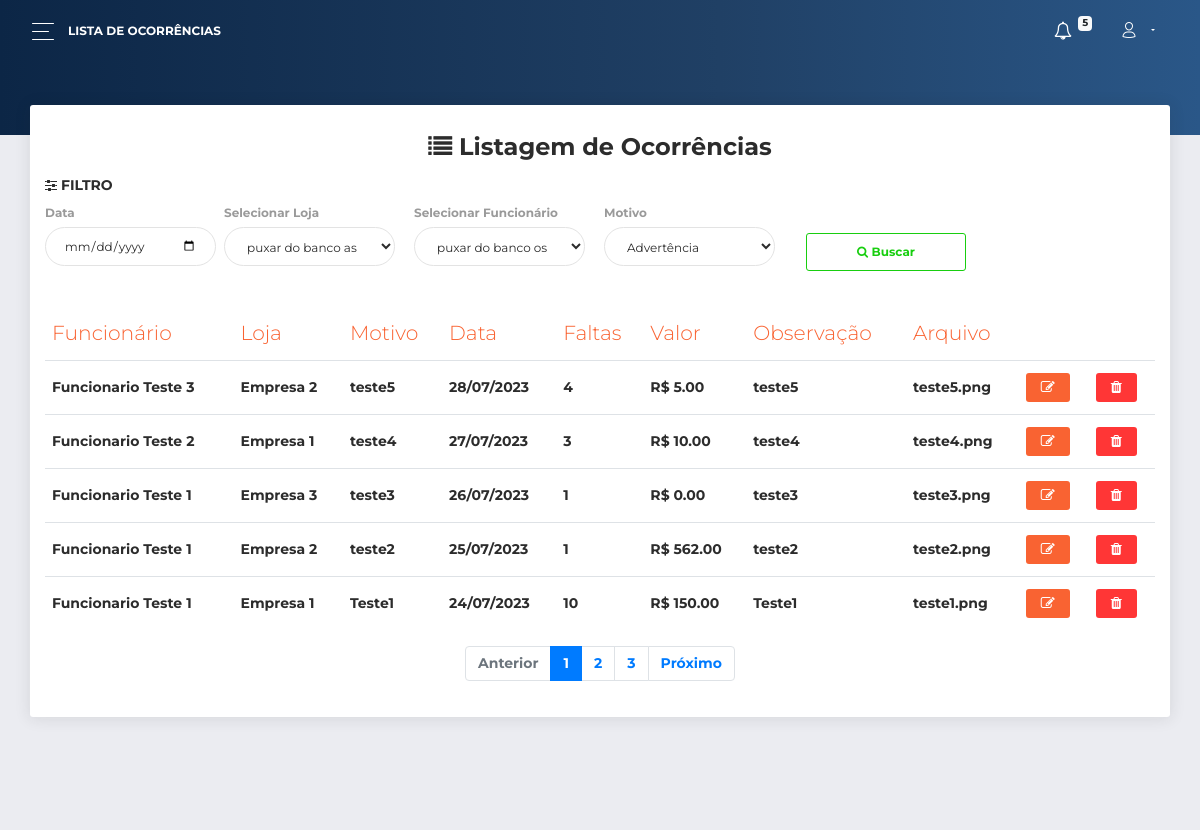
/painel/ocorrencias.php (signed in), run on the app's committed database.
### tables this page shows
CREATE TABLE IF NOT EXISTS `ocorrencias` (
  `id` INT NOT NULL AUTO_INCREMENT,
  `arquivo` TEXT NULL,
  `motivo` VARCHAR(45) NOT NULL,
  `faltas` INT NOT NULL,
  `valor` VARCHAR(45) NOT NULL,
  `observacao` VARCHAR(45) NULL,
  `status` ENUM('Ativo', 'Inativo') NOT NULL,
  `data_criacao` DATETIME NOT NULL,
  `funcionarios_id` INT NOT NULL,
  `empresas_id` INT NOT NULL,
  PRIMARY KEY (`id`),
  INDEX `fk_ocorrencias_funcionarios1_idx` (`funcionarios_id` ASC),
  INDEX `fk_ocorrencias_empresas1_idx` (`empresas_id` ASC),
  CONSTRAINT `fk_ocorrencias_funcionarios1`
    FOREIGN KEY (`funcionarios_id`)
    REFERENCES `funcionarios` (`id`)
    ON DELETE NO ACTION
    ON UPDATE NO ACTION,
  CONSTRAINT `fk_ocorrencias_empresas1`
    FOREIGN KEY (`empresas_id`)
    REFERENCES `empresas` (`id`)
    ON DELETE NO ACTION
    ON UPDATE NO ACTION);

### painel/ocorrencias.php (the view, shortened to what this page needs)
<?php
include_once "../complements/inicio_php.php";
require "../complements/begin_page.php";
$pesquisa_ocorrencias = "SELECT * FROM acessos_ocorrencias WHERE status = 'Ativo' AND usuarios_id =".$_SESSION["id_usuario_login"]['id']." order by data_criacao DESC;";
$resultado_ocorrencias = mysqli_query($conn, $pesquisa_ocorrencias);
?>
<body class="">
  <div class="wrapper ">
    <div class="main-panel" id="main-panel">
      <nav class="navbar navbar-expand-lg navbar-transparent  bg-primary  navbar-absolute">
        <div class="container-fluid">
          <div class="navbar-wrapper">
            <div class="navbar-toggle">
              <button type="button" class="navbar-toggler">
                <span class="navbar-toggler-bar bar1"></span>
                <span class="navbar-toggler-bar bar2"></span>
                <span class="navbar-toggler-bar bar3"></span>
              </button>
            </div>
            <a class="navbar-brand"> Lista de Ocorrências</a>
          </div>
          <div class="collapse navbar-collapse justify-content-end" id="navigation">
            <ul class="navbar-nav">
              <li class="nav-item dropdown">
                <a href="notificacoes.php" class="nav-link">
                  <i class="fa fa-bell-o"></i>
                  <p>
                    <span class="badge badge-light">5</span>
                  </p>
                </a>
              </li>
              <li style="cursor: pointer;" class="nav-item dropdown">
                <a class="nav-link dropdown-toggle" id="navbarDropdownMenuLink" data-toggle="dropdown" aria-haspopup="true" aria-expanded="false">
                  <i class="now-ui-icons users_single-02"></i>
                </a>
              </li>
            </ul>
          </div>
        </div>
      </nav>
      <div class="panel-header panel-header-sm">
      </div>
      <div class="content">
        <div class="row">
          <div class="col-md-12">
            <div class="card">
              <div class="card-header">
              <center>
                <h4 class="card-title"> <i class="fa fa-list"></i><b> Listagem de Ocorrências</b></h4></center>
                <h6><i class="fa fa-sliders"></i> Filtro</h6>
                <div class="row">
                    <div class="col-md-2 pr-1">
                      <div class="form-group">
                        <label>Data</label>
                        <input type="date" name="data" class="form-control" >
                      </div>
                    </div>
                    <div class="col-md-2 pl-1">
                      <div class="form-group">
                        <label>Selecionar Loja</label>
                        <select name="" class="form-control">
                          <option value="">puxar do banco as empresas que o adm administra</option>
                        </select>
                      </div>
                    </div>
                    <div class="col-md-2 pl-1">
                      <div class="form-group">
                        <label>Selecionar Funcionário</label>
                        <select name="" class="form-control">
                          <option value="">puxar do banco os funcionarios da empresa selecionada</option>
                        </select>
                      </div>
                    </div>
                    <div class="col-md-2 pl-1">
                      <div class="form-group">
                        <label>Motivo</label>
                        <select name="" class="form-control">
                          <option value="">Advertência</option>
                        </select>
                      </div>
                    </div>
                  <div class="col-md-2">
                      <div class="form-group"><br>
                        <button type="submit" name="filtrar" class="btn btn-outline-success" style="width: 100%;"><b><i class="fa fa-search"></i> Buscar</b></button><br>
                      </div>
                    </div>
             </div>
          </div>
              <div class="card-body">
                <div class="table-responsive">
                  <table class="table">
                    <thead class=" text-primary">
                      <th>
                        Funcionário
                      </th>
                      <th>
                        Loja
                      </th>
                      <th>
                        Motivo
                      </th>
                      <th>
                        Data
                      </th>
                      <th>
                        Faltas
                      </th>
                      <th>
                        Valor
                      </th>
                      <th>
                        Observação
                      </th>
                      <th>
                        Arquivo
                      </th>
                      <th>
                      </th>
                      <th>
                      </th>
                    </thead>
                    <tbody>
                      <?php  while ($row_ocorrencias = mysqli_fetch_assoc($resultado_ocorrencias)){ ?>
                      <tr>
                        <td>
                          <?php echo $row_ocorrencias['funcionario_nome_completo'];?>
                        </td>
                        <td>
                          <?php echo $row_ocorrencias['empresa_nome_loja'];?>
                        </td>
                        <td>
                          <?php echo $row_ocorrencias['motivo'];?>
                        </td>
                        <td>
                          <?php echo date("d/m/Y", strtotime($row_ocorrencias['data_criacao']));?>
                        </td>
                        <td>
                          <?php echo $row_ocorrencias['faltas'];?>
                        </td>
                        <td>
                          R$ <?php echo $row_ocorrencias['valor'];?>
                        </td>
                        <td>
                          <?php echo $row_ocorrencias['observacao'];?>
                        </td>
                        <td>
                          <?php echo $row_ocorrencias['arquivo'];?>
                        </td>
                        <td>
                          <form action="editar-ocorrencias">
                            <button class="btn btn-primary btn-sm" title="Editar"><i class=" fa fa-edit"></i></button>
                        </form>
                        </td>
                        <td>
                          <form action="" method="get">
                            <button name="excluir" onclick="myFunction()" class="btn btn-danger btn-sm"><i class=" fa fa-trash"></i></button>
                        </form>
                        </td>
                      </tr>
                    <?php } ?>
                    </tbody>
                  </table>
                  <nav aria-label="Navegação de página exemplo">
                    <ul class="pagination justify-content-center">
                      <li class="page-item disabled">
                        <a class="page-link" href="#" tabindex="-1">Anterior</a>
                      </li>
                      <li class="page-item active"><a class="page-link" href="#">1</a></li>
                      <li class="page-item"><a class="page-link" href="#">2</a></li>
                      <li class="page-item"><a class="page-link" href="#">3</a></li>
                      <li class="page-item">
                        <a class="page-link" href="#">Próximo</a>
                      </li>
                    </ul>
                  </nav>
                </div>
              </div>
            </div>
          </div>
        </div>
      </div>
      <footer class="footer">
      </footer>
    </div>
  </div>
</body>
</html>

### complements/begin_page.php (shortened to what this page needs)
<!DOCTYPE html>
<html lang="pt">
<head>
  <link rel="stylesheet" href="https://use.fontawesome.com/releases/v5.7.1/css/all.css">
  <link href="assets/css/bootstrap.min.css" rel="stylesheet" />
  <link href="assets/css/now-ui-dashboard.css?v=1.3.0" rel="stylesheet" />
  <link href="assets/css/style.css" rel="stylesheet" />
  <link href="assets/demo/demo.css" rel="stylesheet" />
  <link rel="stylesheet" href="https://cdnjs.cloudflare.com/ajax/libs/font-awesome/4.7.0/css/font-awesome.min.css">
  <link href="https://cdnjs.cloudflare.com/ajax/libs/font-awesome-animation/0.2.1/font-awesome-animation.min.css" rel="stylesheet" />
</head>

### painel/assets/css/style.css (style rules this page uses)
.badge { font-size: 10px; position: relative; top: -8px; left: -1px; }

### data on the page
ocorrencias: funcionario_nome_completo "Funcionario Teste 3", empresa_nome_loja "Empresa 2", motivo "teste5", data_criacao "28/07/2023", faltas "4", valor "5.00", observacao "teste5", arquivo "teste5.png"
ocorrencias: funcionario_nome_completo "Funcionario Teste 2", empresa_nome_loja "Empresa 1", motivo "teste4", data_criacao "27/07/2023", faltas "3", valor "10.00", observacao "teste4", arquivo "teste4.png"
ocorrencias: funcionario_nome_completo "Funcionario Teste 1", empresa_nome_loja "Empresa 3", motivo "teste3", data_criacao "26/07/2023", faltas "1", valor "0.00", observacao "teste3", arquivo "teste3.png"
ocorrencias: funcionario_nome_completo "Funcionario Teste 1", empresa_nome_loja "Empresa 2", motivo "teste2", data_criacao "25/07/2023", faltas "1", valor "562.00", observacao "teste2", arquivo "teste2.png"
ocorrencias: funcionario_nome_completo "Funcionario Teste 1", empresa_nome_loja "Empresa 1", motivo "Teste1", data_criacao "24/07/2023", faltas "10", valor "150.00", observacao "Teste1", arquivo "teste1.png"
